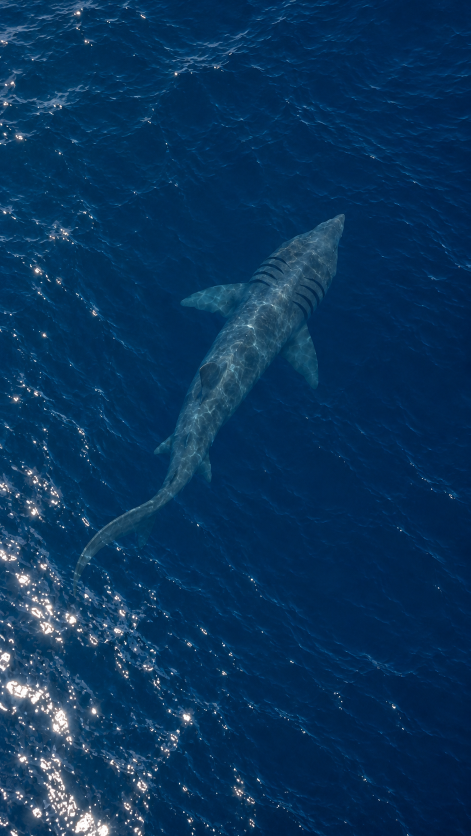
#> input picture artifacts/figma-water/reference-original.png, 941 x 1672 px (shown at 1/2 size)
$ python extract_clean_caustics.py
#> lines starting #> are read from the running program, lines starting #| are printed output that depends on the picture; after the words box and inside, x2 and y2 are one past the last pixel; in counts of white or black regions, pixels touching at a corner belong together
from pathlib import Path
import sys,json,re,math
OUT=Path(__file__).parent
sys.path.insert(0,str(OUT.parents[1]/'tmp'/'figma-vector-deps'))
import cv2,numpy as np
from PIL import Image

im=Image.open(OUT/'reference-original.png').convert('RGB')
aligned=im.transform((546,770),Image.Transform.AFFINE,(1,0,144.5,0,1,427.5),resample=Image.Resampling.BICUBIC)
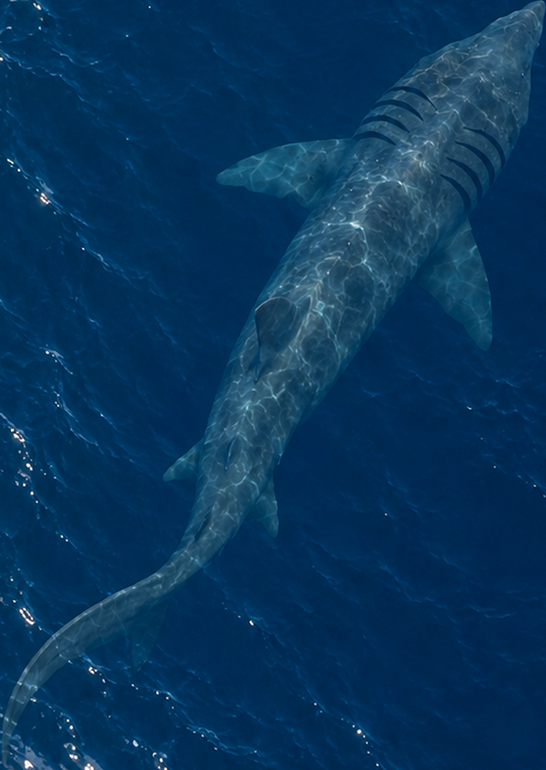
#> aligned: PIL image 546x770 RGB; mean R, G, B 7.3, 53.1, 91.3
aligned.save(OUT/'photo-shark-aligned.png')
rgb=np.array(aligned)
gray=cv2.cvtColor(rgb,cv2.COLOR_RGB2GRAY)
path=json.loads((OUT/'shark-outline.json').read_text())['vectorPaths'][0]['data']
#> (reads artifacts/figma-water/shark-outline.json from the repository)
vals=list(map(float,re.findall(r'-?\d+(?:\.\d+)?',path)))
poly=np.array(list(zip(vals[::2],vals[1::2])),dtype=np.float32)
mask=np.zeros(gray.shape,np.uint8);cv2.fillPoly(mask,[np.round(poly).astype(np.int32)],255)
#> after `cv2.fillPoly(mask, [np.round(poly).astype(np.int32)], 255)`:
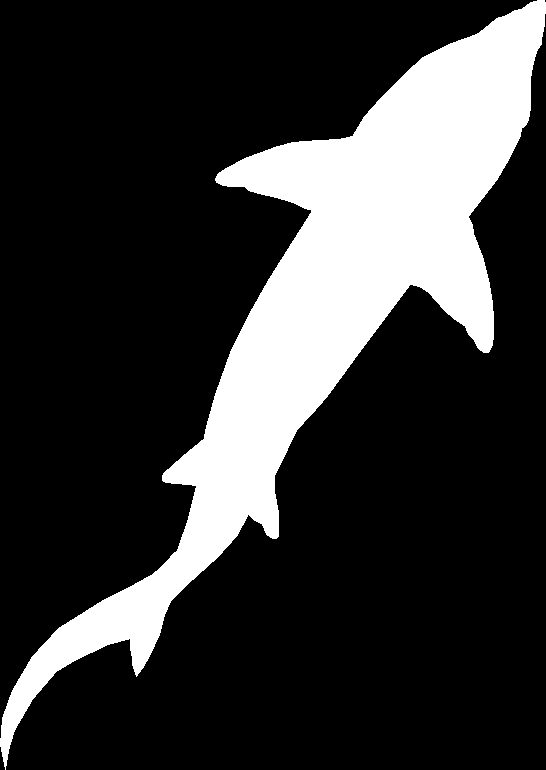
#> mask: shape (770, 546); 21.2% white; 1 white region, box (x1, y1, x2, y2) and area: (0, 0, 546, 770) 89003
mask=cv2.erode(mask,np.ones((5,5),np.uint8))
# Median removes narrow bright caustics and thin dark gill markings together.
# Low-pass the robust baseline to avoid step artifacts while preserving anatomy.
baseline=cv2.medianBlur(gray,21).astype(np.float32)
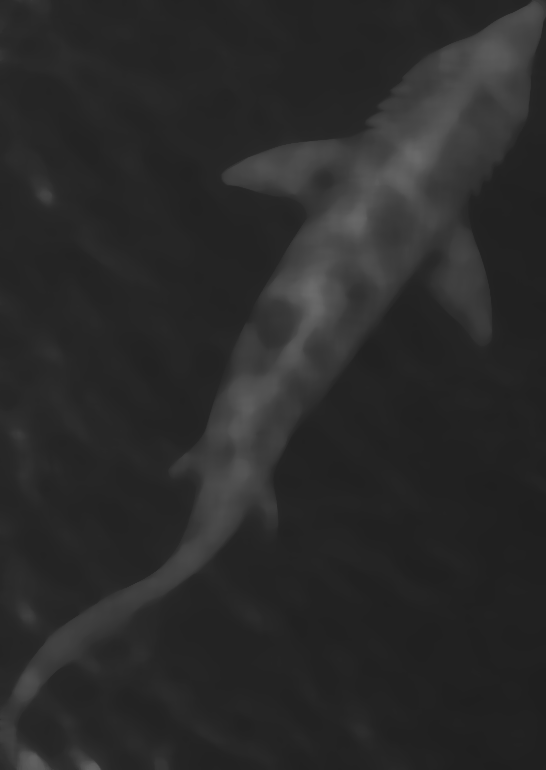
#> baseline: shape (770, 546) float32; min 30, max 107, mean 42.4
baseline=cv2.GaussianBlur(baseline,(0,0),2.2)
signal=np.maximum(0,gray.astype(np.float32)-baseline)
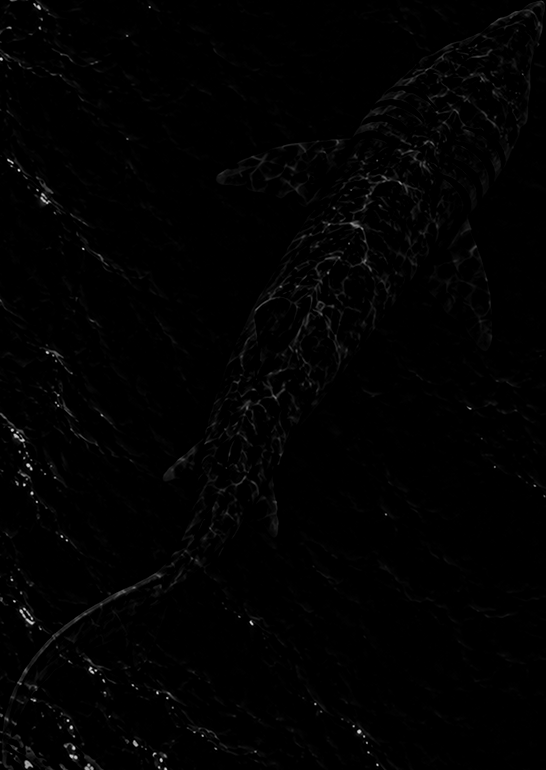
#> signal: shape (770, 546) float32; min 0, max 215, mean 2.4
signal=cv2.GaussianBlur(signal,(0,0),.45)
signal[mask==0]=0
Image.fromarray(np.uint8(np.minimum(signal*8,255))).save(OUT/'clean-caustic-signal.png')
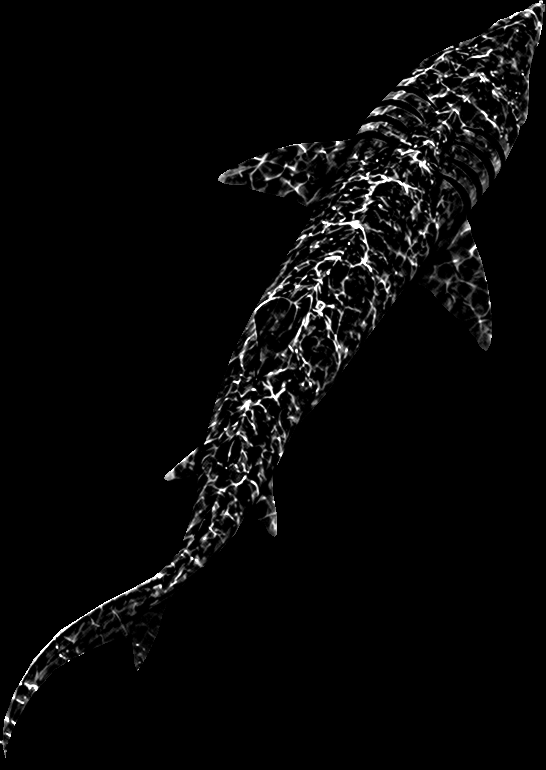
#> saved as clean-caustic-signal.png: PIL image 546x770 L; min 0, max 255, mean 8

def fmt(v):
    return f'{v:.1f}'.rstrip('0').rstrip('.')

def svgloop(pts,rect=None):
    starts=(pts+np.roll(pts,1,axis=0))*.5
    ends=(pts+np.roll(pts,-1,axis=0))*.5
    boundary=np.zeros(len(pts),bool)
    if rect:
        x0,y0,x1,y1=rect
        boundary=(np.abs(pts[:,0]-x0)<1e-6)|(np.abs(pts[:,0]-x1)<1e-6)|(np.abs(pts[:,1]-y0)<1e-6)|(np.abs(pts[:,1]-y1)<1e-6)
        starts[boundary]=pts[boundary];ends[boundary]=pts[boundary]
    d='M'+fmt(starts[0,0])+','+fmt(starts[0,1])
    for i,p in enumerate(pts):
        if boundary[i]:d+='L'+fmt(p[0])+','+fmt(p[1])
        else:d+='Q'+fmt(p[0])+','+fmt(p[1])+' '+fmt(ends[i,0])+','+fmt(ends[i,1])
        j=(i+1)%len(pts)
        if not np.allclose(ends[i],starts[j]):d+='L'+fmt(starts[j,0])+','+fmt(starts[j,1])
    return d+'Z'

def clippoly(pts,rect):
    out=list(map(tuple,pts))
    for axis,value,greater in [(0,rect[0],True),(0,rect[2],False),(1,rect[1],True),(1,rect[3],False)]:
        inp=out;out=[]
        if not inp:break
        for p,q in zip(inp,inp[1:]+inp[:1]):
            pin=p[axis]>=value if greater else p[axis]<=value
            qin=q[axis]>=value if greater else q[axis]<=value
            if pin:out.append(p)
            if pin!=qin:
                t=(value-p[axis])/(q[axis]-p[axis])
                out.append((p[0]+t*(q[0]-p[0]),p[1]+t*(q[1]-p[1])))
    arr=np.array(out,dtype=float)
    if len(arr)<3:return None
    if abs(cv2.contourArea(arr.astype(np.float32)))<.05:return None
    return arr

def makepaths(binary,epsilon=.45):
    contours,tree=cv2.findContours(binary,cv2.RETR_TREE,cv2.CHAIN_APPROX_SIMPLE)
    groups={};pointcount=0;pathcount=0
    for ci,c in enumerate(contours):
        if abs(cv2.contourArea(c))<.8:continue
        pts=cv2.approxPolyDP(c,epsilon,True)[:,0,:].astype(float)
        if len(pts)<3:continue
        root=ci
        while tree[0,root,3]>=0:root=tree[0,root,3]
        groups.setdefault(root,[]).append(pts);pointcount+=len(pts);pathcount+=1
    results=[]
    for loops in groups.values():
        full=''.join(svgloop(p) for p in loops)
        if len(full)<=34000:results.append(full);continue
        # A connected outer contour and all holes are clipped into the same
        # tile path. Even-odd parity therefore remains identical after tiling.
        allpts=np.concatenate(loops)
        xmin,ymin=allpts.min(axis=0);xmax,ymax=allpts.max(axis=0)
        for y in range(int(ymin//128)*128,int(ymax)+1,128):
            for x in range(int(xmin//128)*128,int(xmax)+1,128):
                rect=(x,y,x+128,y+128);tile=[]
                for p in loops:
                    clipped=clippoly(p,rect)
                    if clipped is not None:tile.append(svgloop(clipped,rect))
                if tile:results.append(''.join(tile))
    return results,pointcount,pathcount

parts=['<svg xmlns="http://www.w3.org/2000/svg" width="546" height="769.5" viewBox="0 0 546 769.5">']
meta=[]
# Closely spaced low bands provide soft shoulders. The exact bright-focus
# geometry comes from the photograph rather than a mathematical cell network.
bands=[(2,.04),(4,.055),(7,.07),(11,.085),(16,.105),(23,.13),(32,.15)]
for t,alpha in bands:
    binary=np.uint8(signal>=t)*255
    paths,n,k=makepaths(binary)
    # Bound individual Figma vector complexity while preserving shared color.
    chunks=[];pending=[];size=0
    for p in paths:
        if size+len(p)>38000 and pending:
            chunks.append(pending);pending=[];size=0
        assert len(p)<38000, f'Spatial tile too large: {len(p)}'
        pending.append(p);size+=len(p)
    if pending:chunks.append(pending)
    for i,chunk in enumerate(chunks):
        parts.append(f'<path id="caustics-photo-band-{t:g}-{i+1}" fill="#BCE2E7" opacity="{alpha}" fill-rule="evenodd" d="{"".join(chunk)}"/>')
    meta.append({'threshold':t,'vertices':n,'contours':k,'layers':len(chunks)})
#> this loop made 7 passes
#> (n, k) on passes 1 to 7: (7864, 421), (7052, 398), (5689, 369), (4118, 377), (2687, 312), (1570, 206), (778, 131)
#> pass 1, `binary=np.uint8(signal>=t)*255`:
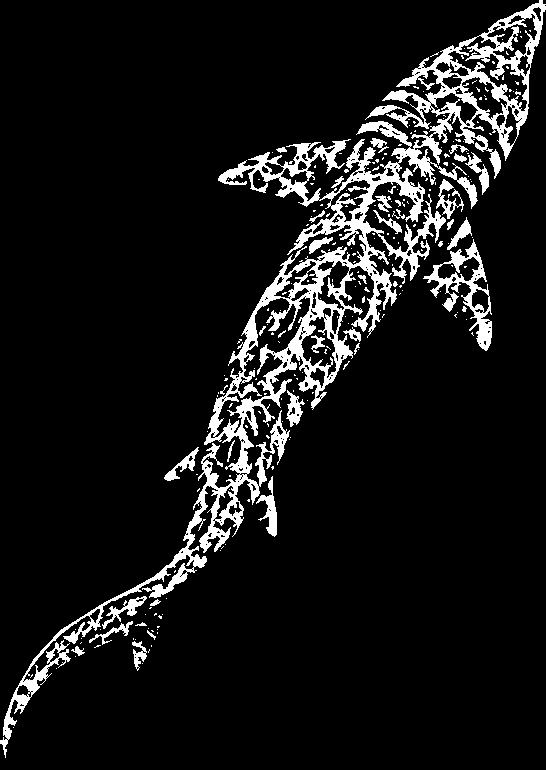
#> binary: shape (770, 546); 9% white; 238 white regions (199 under 20 px), largest, box (x1, y1, x2, y2) and area: (0, 0, 546, 758) 30476, (423, 239, 492, 351) 1917, (256, 476, 277, 537) 469
#> after the loop:
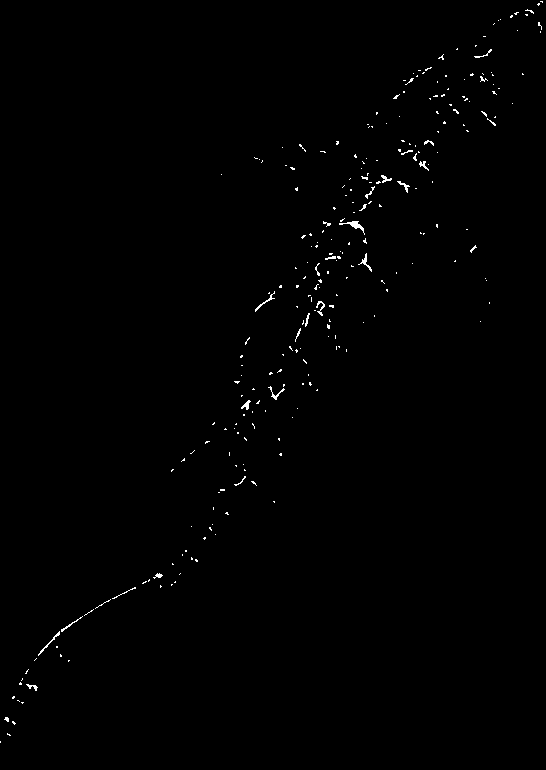
#> binary: shape (770, 546); 0.51% white in thin lines or dots
#> after the loop, meta = 7 items; parts = 20 items
parts.append('</svg>')
svg='\n'.join(parts)
(OUT/'shark-caustics-photo.svg').write_text(svg)
base='<defs><linearGradient id="body" x1="0" y1="0" x2="1" y2=".7"><stop stop-color="#17425D"/><stop offset=".5" stop-color="#2E6380"/><stop offset="1" stop-color="#17425D"/></linearGradient></defs><rect width="546" height="770" fill="#052D49"/><path d="'+path+'" fill="url(#body)"/>'
(OUT/'caustic-photo-review.svg').write_text(svg.replace('viewBox="0 0 546 769.5">','viewBox="0 0 546 769.5">'+base))
(OUT/'caustic-photo-report.json').write_text(json.dumps({'bytes':len(svg),'bands':meta},indent=2))
print(json.dumps({'bytes':len(svg),'layers':sum(b['layers'] for b in meta),'vertices':sum(b['vertices'] for b in meta),'contours':sum(b['contours'] for b in meta),'maxPathBytes':max(map(len,re.findall(r'<path[^>]*>',svg)))}))
#| {"bytes": 559600, "layers": 19, "vertices": 29758, "contours": 2214, "maxPathBytes": 38084}
